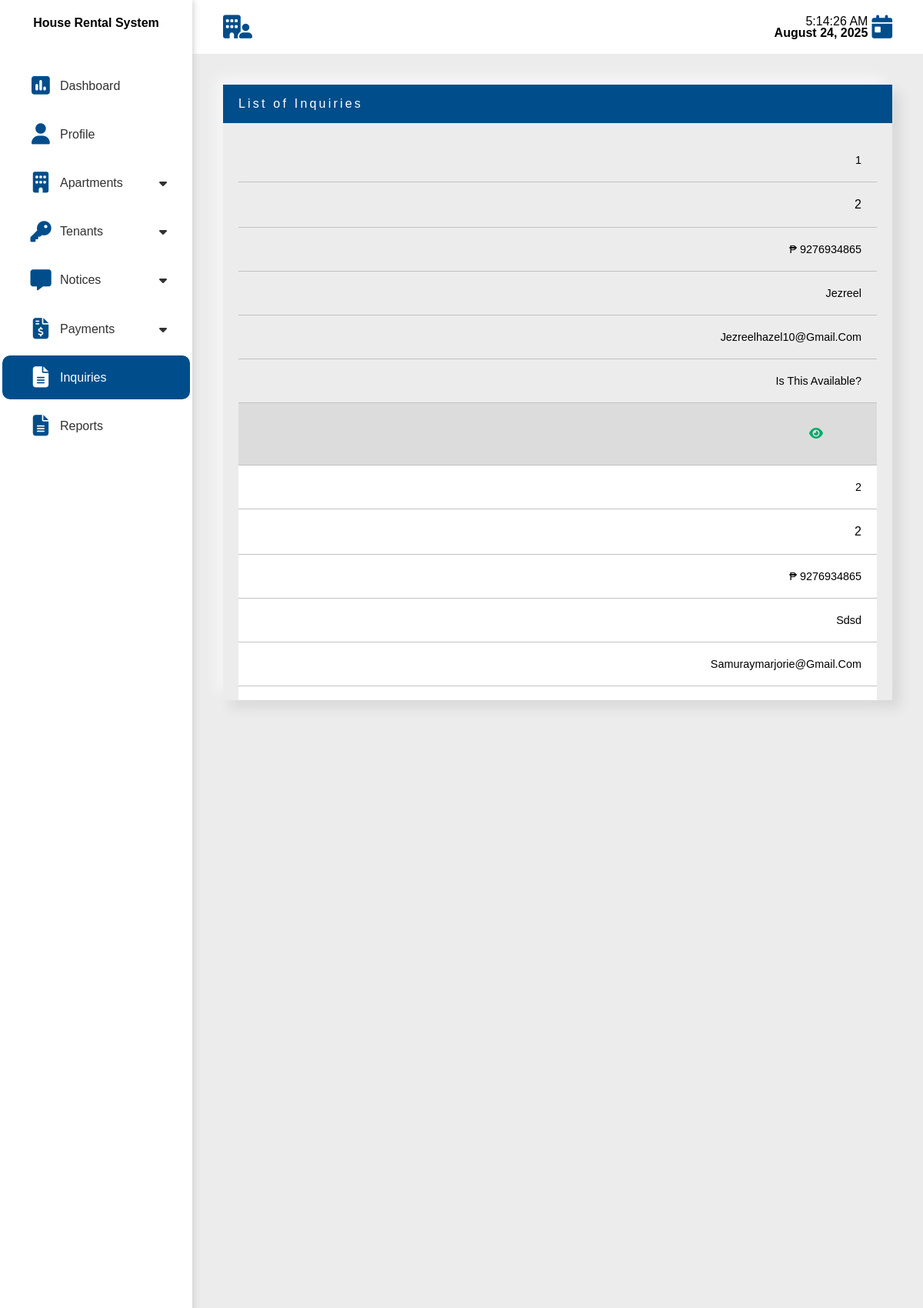
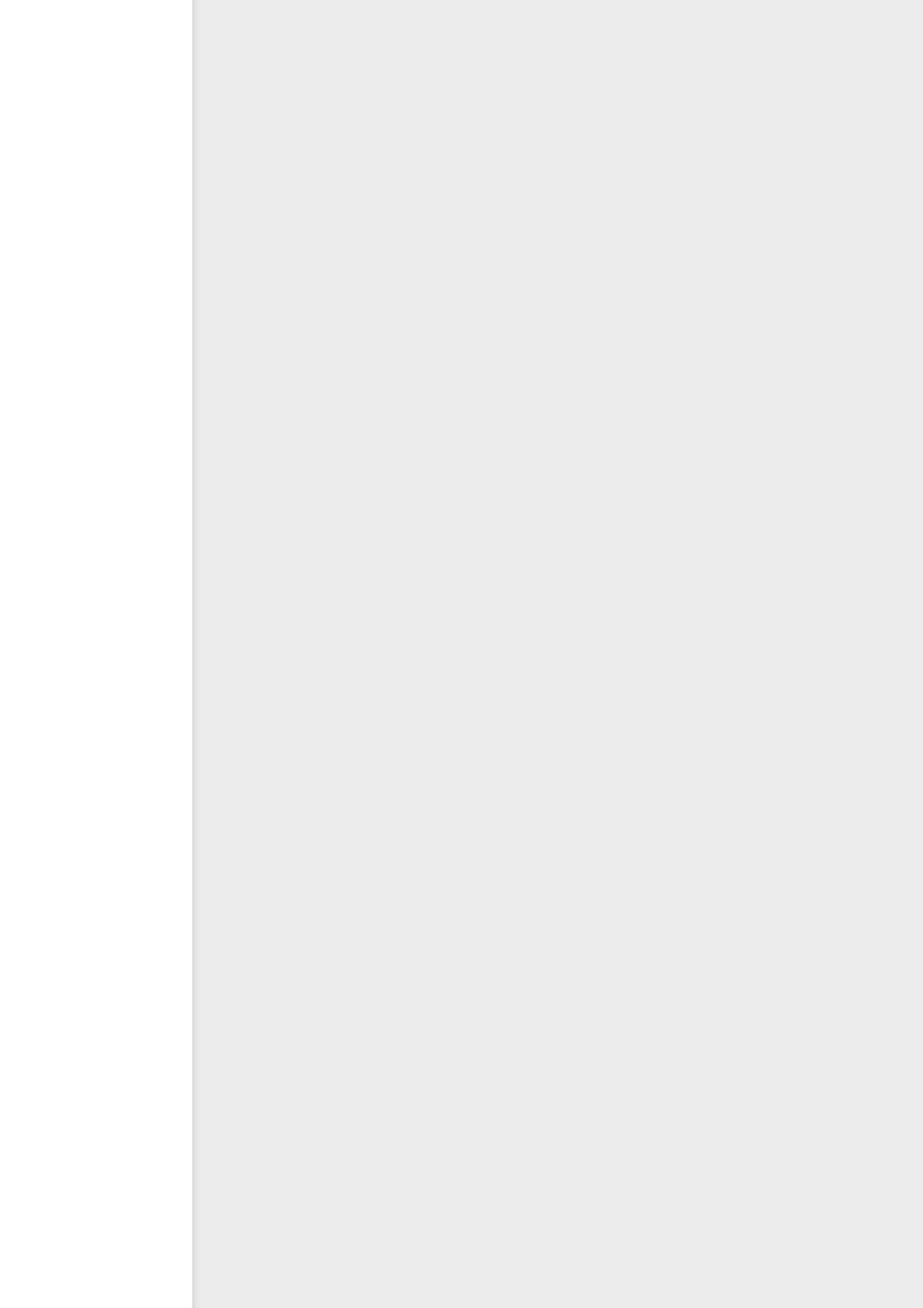
The page /landlord/inquiries.php (signed in, upper part) on the database its author committed (2 pictures, top to bottom).
### tables this page shows
CREATE TABLE `tblinquiry` (
  `Inquiry_ID` int(11) NOT NULL,
  `Owner_ID` int(11) NOT NULL,
  `House_ID` int(11) NOT NULL,
  `Contact_Number` bigint(15) NOT NULL,
  `Fullname` varchar(55) NOT NULL,
  `Email_Address` varchar(55) NOT NULL,
  `Message` varchar(255) NOT NULL
);

### include/fetch-id.php (called while the page is built, shortened)
<?php
if (isset($_SESSION['User_ID'])) {
    $id = $_SESSION['User_ID'];
    $owneridquery = "SELECT * from tblowners where User_ID='$id'";
    $owneridresult = $con->query($owneridquery) or die($con->error);
    $owneridrow = $owneridresult->fetch_assoc();
    @$ownerid = $owneridrow['Owner_ID'];
} else {
    header('Location: ../login.php');
}
?>

### landlord/inquiries.php (the view, shortened to what this page needs)
<?php
include_once "../connection/dbcon.php";
include_once "../include/fetch-id.php";
$complain_query = "SELECT * from tblinquiry where Owner_ID=$ownerid";
$complain_fetch = $con->query($complain_query);
?>
<!DOCTYPE html>
<html lang="en">
<head>
    <link rel="stylesheet" href="css/style.css">
    <link rel="stylesheet" href="css/table.css">
    <link rel="stylesheet" href="css/input-handler.css">
    <?php include "../include/icon/fontawesome.php"; ?>
</head>
<body>
    <div class="container">
        <?php
        include 'include/sidebar.php'
        ?>
        <main>
        <header>
                <i class="fa-solid fa-building-user"></i>
                <div class="time">
                    <div class="dateTime">
                        <?php
                        include "include/time.php"
                        ?>
                    </div>
                    <i class="fa-solid fa-calendar-day"></i>
                </div>
            </header>
            <div class="content">
                <div class="apartment-table all-table">
                    <div class="heading">
                        <p>List of Inquiries</p>
                    </div>
                    <div class="table-body">
                        <table class="table-default">
                            <tbody>
                                <?php
                                foreach($complain_fetch as $complain_fetch) {
                                ?>
                                    <tr>
                                        <td><?php echo $complain_fetch['Inquiry_ID'] ?></td>
                                        <td><a href="house-details.php" class=""><?php echo $complain_fetch['House_ID']?></a></td>
                                        <td>₱ <?php echo $complain_fetch['Contact_Number'] ?></td>
                                        <td><?php echo $complain_fetch['Fullname'] ?></td>
                                        <td><?php echo $complain_fetch['Email_Address'] ?></td>
                                        <td><?php echo $complain_fetch['Message'] ?></td>
                                        <td>
                                            <a href="list-houses.php?apartmentid='<?php echo $apartmentids["Message"]; ?>'" class="view">
                                                <i class="fa-solid fa-eye"></i>
                                            </a>
                                        </td>
                                    </tr>
                                <?php
                                }
                                ?>
                            </tbody>
                        </table>
                    </div>
                </div>
            </div>
        </main>
    </div>
</body>
</html>

### landlord/css/style.css (style rules this page uses)
:root { --main-font-family: Arial, Helvetica, sans-serif; --main-color: #004d8b; --secondary-color: #229bff; --warning: rgb(255, 87, 87); --success: #04AA6D; --success-hover: #028d5a; }
main header { display: flex; justify-content: space-between; align-items: center; height: 70px; }
.time { display: flex; align-items: center; gap: 5px; }
.time i, header i { font-size: 1.9rem; color: var(--main-color); }
.dateTime { display: flex; flex-direction: column; align-items: end; }
.heading { background-color: var(--main-color); padding: 10px 20px; color: white; letter-spacing: 0.2rem; display: flex; justify-content: space-between; align-items: center; width: 100%; line-height: 30px; }
@media only screen and (max-width: 1400px) { .all-table { max-height: 800px; overflow: auto; } }
@media only screen and (max-width: 1400px) { .table-default td { display: flex; justify-content: space-between; position: relative; border-bottom: 1px solid rgb(194, 194, 194); } }
@media only screen and (max-width: 1400px) { .table-default td::before { content: attr(data-title); font-weight: bold; } }
@media only screen and (max-width: 1400px) { .table-default td:last-child { display: flex; justify-content: flex-end; gap: 10px; width: 100%; background-color: gainsboro; } }
@media only screen and (max-width: 1400px) { .table-default td:last-child a { margin-right: 10px; line-height: 40px; padding: 0 40px; border-radius: 6px; } }

### landlord/css/table.css (style rules this page uses)
:root { --main-font-family: Arial, Helvetica, sans-serif }
.all-table { background-color: #ececec; box-shadow: -10px -10px 15px rgba(255, 255, 255, 0.5), 10px 10px 15px rgba(70, 70, 70, 0.12); overflow: hidden; display: flex; flex-direction: column; flex: 3; min-width: 350px; height: 100%; }
.all-table .table-body { padding: 20px; overflow: auto; }
.table-default { border-collapse: collapse; width: 100%; table-layout: fixed; }
.table-default tbody tr { text-align: center; }
.table-default tbody tr:nth-child(even) { background-color: white; }
.table-default th, .table-default td { padding: 20px; word-break: normal; }
.table-default td { font-size: .9rem; text-transform: capitalize; font-family: var(--main-font-family); }
.table-default td i { color: #04AA6D; }

### landlord/css/input-handler.css (style rules this page uses)
:root { --main-color: #004d8b; --seconday-color:#229bff; }
a { color: black; text-decoration: none; }

### landlord/include/sidebar.css (style rules this page uses)
:root { --main-font-family: Arial, Helvetica, sans-serif; --main-color: #004d8b; --secondary-color: #229bff; --warning: rgb(255, 87, 87); --success: #04AA6D; --success-hover: #028d5a; }
* { margin: 0; padding: 0; box-sizing: border-box; font-family: 'Franklin Gothic Medium', 'Arial Narrow', Arial, sans-serif; font-size: 16px; }
body { width: 100vw; height: 100vh; display: flex; justify-content: center; overflow: hidden; }
.container { display: flex; width: 100%; height: 100%; max-width: 1920px; background-color: #ececec; }
.container main { width: 100%; }
main header { width: 100%; line-height: 60px; background-color: white; padding: 0 40px; }
main .content { width: 100%; height: auto; max-height: 95%; padding: 40px; display: flex; flex-wrap: wrap; gap: 20px; overflow: auto; }

### rows shown on the page
tblinquiry: Inquiry_ID "1", House_ID "2", Contact_Number "9276934865", Fullname "Jezreel", Email_Address "Jezreelhazel10@gmail.com", Message "Is This Available?"
tblinquiry: Inquiry_ID "2", House_ID "2", Contact_Number "9276934865", Fullname "Sdsd", Email_Address "Samuraymarjorie@gmail.com"
